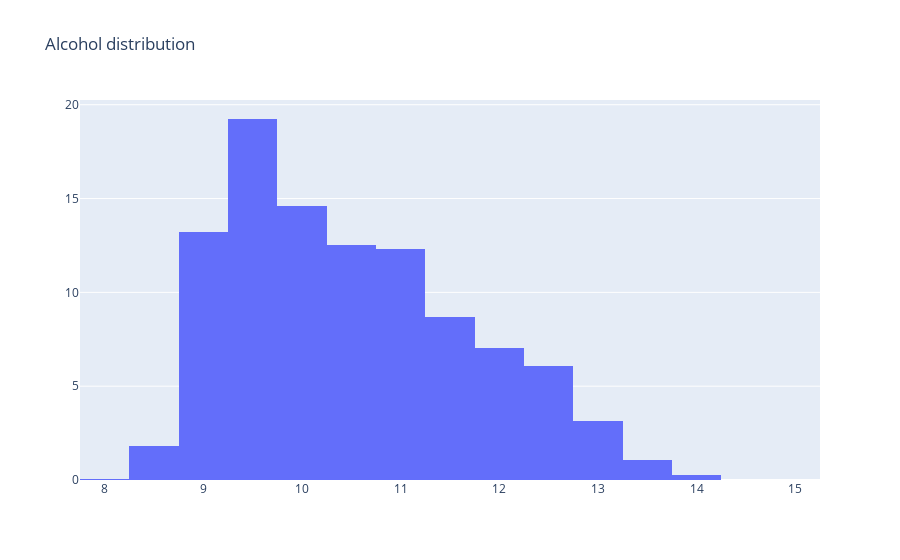

Source (notebook cell):
### Code cell
# Histogram
# defining data
trace = go.Histogram(x=df['Alcohol'],nbinsx=15,histnorm='percent')
data = [trace]# defining layout
layout = go.Layout(title="Alcohol distribution")# defining figure and plotting
fig = go.Figure(data = data,layout = layout)
iplot(fig)

### Figure 1 — Plotly figure (JSON) as saved in the notebook; plotly's stock layout.template omitted (floating-point values rounded to 4 significant figures; data arrays with more than 128 entries replaced by an {"elided": "..."} marker saying what was removed)
{"data": [{"histnorm": "percent", "nbinsx": 15, "type": "histogram", "x": {"elided": "6497 float values"}}], "layout": {"title": {"text": "Alcohol distribution"}}}
